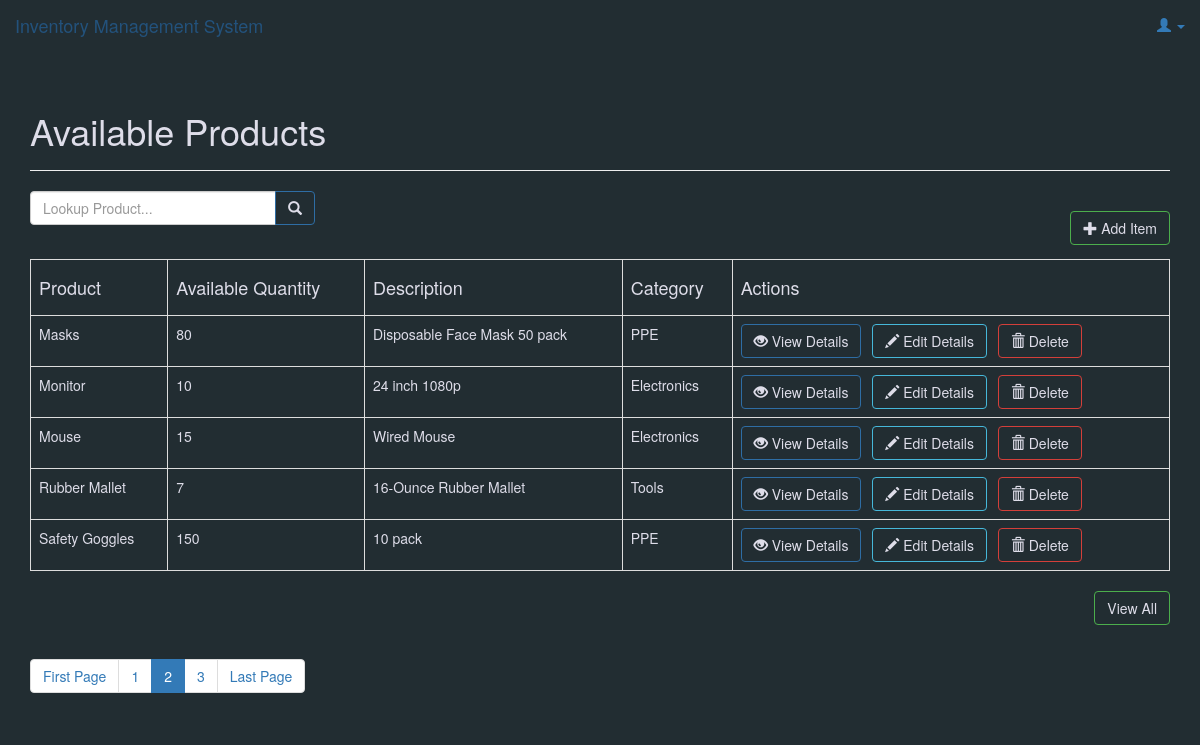
/products/index.php?page=2, run on the app's committed database.
### tables this page shows
CREATE TABLE `products` (
  `id` int(11) NOT NULL,
  `name` varchar(32) NOT NULL,
  `description` text NOT NULL,
  `quantity` int(11) NOT NULL,
  `category_id` int(11) NOT NULL,
  `created` datetime NOT NULL,
  `modified` timestamp NOT NULL DEFAULT current_timestamp()
);

CREATE TABLE `categories` (
  `id` int(11) NOT NULL,
  `name` varchar(256) NOT NULL,
  `created` datetime NOT NULL,
  `modified` timestamp NOT NULL DEFAULT current_timestamp()
);

### products/index.php (called while the page is built, shortened)
<?php
include_once '../config/core.php';
include_once '../objects/product.php';
include_once '../objects/category.php';
$database = new Database();
$db = $database->getConnection();
$product = new Product($db);
$category = new Category($db);
include_once "layout_header.php";
$stmt = $product->readAll($from_record_num, $records_per_page);
$total_rows=$product->countAll();
include_once "read_template.php";
include_once "layout_footer.php";
?>

### objects/product.php (called while the page is built, shortened)
<?php
class Product{
    private $conn;
    private $table_name = "products";
    public function __construct($db){
        $this->conn = $db;
    }
    function readAll($from_record_num, $records_per_page){
        $query = "SELECT
                    id, name, description, quantity, category_id
                FROM
                    " . $this->table_name . "
                ORDER BY
                    name ASC
                LIMIT
                    {$from_record_num}, {$records_per_page}";
        $stmt = $this->conn->prepare( $query );
        $stmt->execute();
        return $stmt;
    }
public function countAll(){
    $query = "SELECT id FROM " . $this->table_name . "";
    $stmt = $this->conn->prepare( $query );
    $stmt->execute();
    $num = $stmt->rowCount();
    return $num;
}
}
?>

### config/core.php (called while the page is built, shortened)
<?php
$page = isset($_GET['page']) ? $_GET['page'] : 1;
$records_per_page = 5;
$from_record_num = ($records_per_page * $page) - $records_per_page;
?>

### objects/category.php (called while the page is built, shortened)
<?php
class Category{
    private $conn;
    private $table_name = "categories";
    public $id;
    public function __construct($db){
        $this->conn = $db;
    }
function readName(){
    $query = "SELECT name FROM " . $this->table_name . " WHERE id = ? limit 0,1";
    $stmt = $this->conn->prepare( $query );
    $stmt->bindParam(1, $this->id);
    $stmt->execute();
    $row = $stmt->fetch(PDO::FETCH_ASSOC);
    $this->name = $row['name'];
}
}
?>

### products/read_template.php (the view)
<?php
echo "<form role='search' action='search.php'>";
    echo "<div class='input-group col-md-3 pull-left margin-right-1em'>";
        $search_value=isset($search_term) ? "value='{$search_term}'" : "";
        echo "<input type='text' class='form-control' placeholder='Lookup Product...' name='s' id='srch-term' required {$search_value} />";
        echo "<div class='input-group-btn'>";
            echo "<button class='btn btn-primary' type='submit'><i class='glyphicon glyphicon-search'></i></button>";
        echo "</div>";
    echo "</div>";
echo "</form>";
echo "<br>";
echo "<div class='right-button-margin'>";
    echo "<a href='create_product.php' class='btn btn-success pull-right'>";
        echo "<span class='glyphicon glyphicon-plus'></span> Add Item";
    echo "</a>";
echo "</div>";
if($total_rows>0){
    echo "<table class='table table-responsive table-bordered'>";
        echo "<tr>";
            echo "<th><h4> Product</h4></th>";
            echo "<th><h4> Available Quantity</h4></th>";
            echo "<th><h4> Description</h4></th>";
            echo "<th><h4> Category</h4></th>";
            echo "<th><h4> Actions</h4></th>";
        echo "</tr>";
        while ($row = $stmt->fetch(PDO::FETCH_ASSOC)){
            extract($row);
            echo "<tr>";
                echo "<td>{$name}</td>";
                echo "<td>{$quantity}</td>";
                echo "<td>{$description}</td>";
                echo "<td>";
                    $category->id = $category_id;
                    $category->readName();
                    echo $category->name;
                echo "</td>";
                echo "<td>";
                    echo "<a href='read_one.php?id={$id}' class='btn btn-primary left-margin'>";
                        echo "<span class='glyphicon glyphicon-eye-open'></span> View Details";
                    echo "</a> ";
                    echo "<a href='update_product.php?id={$id}' class='btn btn-info left-margin'>";
                        echo "<span class='glyphicon glyphicon-pencil'></span> Edit Details";
                    echo "</a> ";
                    echo "<a delete-id='{$id}' class='btn btn-danger delete-object'>";
                        echo "<span class='glyphicon glyphicon-trash'></span> Delete";
                    echo "</a> ";
                echo "</td>";
            echo "</tr>";
        }
    echo "</table>";
echo "<div class='right-button-margin'>";
echo "<a href='index.php' class='btn btn-success pull-right'>";
    echo "View All";
echo "</a>";
echo "</div>";
    include_once 'paging.php';
}
else{
    echo "<div class='alert alert-danger'>No products found.</div>";
}
?>

### libs/css/main.css (style rules this page uses)
body { background: #222D32; }
.left-margin { margin:0 .5em 0 0; }
.right-button-margin { margin: 0 0 1em 0; overflow: hidden; }
.btn-primary { color: rgb(222, 221, 233); font-size: 14px; background-color: transparent; }
.btn-success { color: rgb(222, 221, 233); font-size: 14px; background-color: transparent; }
.btn-info { color: rgb(222, 221, 233); font-size: 14px; background-color: transparent; }
.btn-danger { color: rgb(222, 221, 233); font-size: 14px; background-color: transparent; }
.table { color: rgb(222, 221, 233); }

### data on the page
products: name "Masks", quantity "80", description "Disposable Face Mask 50 pack", category.name "PPE"
products: name "Monitor", quantity "10", description "24 inch 1080p", category.name "Electronics"
products: name "Mouse", quantity "15", description "Wired Mouse", category.name "Electronics"
products: name "Rubber Mallet", quantity "7", description "16-Ounce Rubber Mallet", category.name "Tools"
products: name "Safety Goggles", quantity "150", description "10 pack", category.name "PPE"

### other printed values
$page_title "Available Products"
